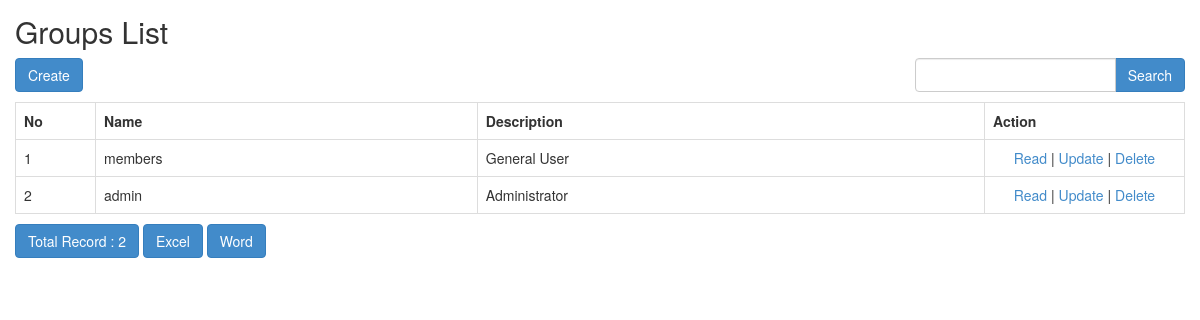
The page /index.php/groups on the database its author committed.
### tables this page shows
CREATE TABLE `groups` (
  `id` mediumint(8) UNSIGNED NOT NULL,
  `name` varchar(20) NOT NULL,
  `description` varchar(100) NOT NULL
);

### application/controllers/Groups.php (called while the page is built, shortened)
<?php
class Groups extends CI_Controller
{
    function __construct()
    {
        $this->load->model('Groups_model');
        $this->load->library('form_validation');
    }
    public function index()
    {
        $q = urldecode($this->input->get('q', TRUE));
        $start = intval($this->input->get('start'));
        if ($q <> '') {
            $config['base_url'] = base_url() . 'groups/index.html?q=' . urlencode($q);
            $config['first_url'] = base_url() . 'groups/index.html?q=' . urlencode($q);
        } else {
            $config['base_url'] = base_url() . 'groups/index.html';
            $config['first_url'] = base_url() . 'groups/index.html';
        }
        $config['per_page'] = 10;
        $config['page_query_string'] = TRUE;
        $config['total_rows'] = $this->Groups_model->total_rows($q);
        $groups = $this->Groups_model->get_limit_data($config['per_page'], $start, $q);
        $this->load->library('pagination');
        $this->pagination->initialize($config);
        $data = array(
            'groups_data' => $groups,
            'q' => $q,
            'pagination' => $this->pagination->create_links(),
            'total_rows' => $config['total_rows'],
            'start' => $start,
        );
        $this->load->view('groups/groups_list', $data);
    }
}

### index.php (called while the page is built, shortened)
<?php
require_once BASEPATH.'core/CodeIgniter.php';

### application/config/config.php (called while the page is built, shortened)
<?php
$config['base_url'] = ((isset($_SERVER['HTTPS']) && $_SERVER['HTTPS'] == "on") ? "https" : "http");
$config['base_url'] .= "://" . $_SERVER['HTTP_HOST'];
$config['base_url'] .= str_replace(basename($_SERVER['SCRIPT_NAME']), "", $_SERVER['SCRIPT_NAME']);
$config['index_page'] = '';
$config['uri_protocol']	= 'REQUEST_URI';
$config['url_suffix'] = '';
$config['language']	= 'english';
$config['charset'] = 'UTF-8';
$config['enable_hooks'] = FALSE;
$config['subclass_prefix'] = 'MY_';
$config['composer_autoload'] = FALSE;
$config['permitted_uri_chars'] = 'a-z 0-9~%.:_\-';
$config['enable_query_strings'] = FALSE;
$config['controller_trigger'] = 'c';
$config['function_trigger'] = 'm';
$config['directory_trigger'] = 'd';
$config['allow_get_array'] = TRUE;
$config['log_threshold'] = 0;
$config['log_path'] = '';
$config['log_file_extension'] = '';
$config['log_file_permissions'] = 0644;
$config['log_date_format'] = 'Y-m-d H:i:s';
$config['error_views_path'] = '';
$config['cache_path'] = '';
$config['cache_query_string'] = FALSE;
$config['encryption_key'] = 'generasicerdas2018';
$config['sess_driver'] = 'files';
$config['sess_cookie_name'] = 'ci_session';
$config['sess_expiration'] = 7200;
$config['sess_save_path'] = NULL;
$config['sess_match_ip'] = FALSE;
$config['sess_time_to_update'] = 300;
$config['sess_regenerate_destroy'] = FALSE;
$config['cookie_prefix']	= '';
$config['cookie_domain']	= '';
$config['cookie_path']		= '/';
$config['cookie_secure']	= FALSE;
$config['cookie_httponly'] 	= FALSE;
$config['standardize_newlines'] = FALSE;
$config['global_xss_filtering'] = FALSE;
$config['csrf_protection'] = FALSE;
$config['csrf_token_name'] = 'csrf_test_name';
$config['csrf_cookie_name'] = 'csrf_cookie_name';
$config['csrf_expire'] = 7200;
$config['csrf_regenerate'] = TRUE;
$config['csrf_exclude_uris'] = array();
$config['compress_output'] = FALSE;
$config['time_reference'] = 'local';
$config['rewrite_short_tags'] = FALSE;
$config['proxy_ips'] = '';

### application/config/development/config.php (called while the page is built, shortened)
<?php
$config['base_url'] = ((isset($_SERVER['HTTPS']) && $_SERVER['HTTPS'] == "on") ? "https" : "http");
$config['base_url'] .= "://" . $_SERVER['HTTP_HOST'];
$config['base_url'] .= str_replace(basename($_SERVER['SCRIPT_NAME']), "", $_SERVER['SCRIPT_NAME']);
$config['index_page'] = '';
$config['uri_protocol']	= 'REQUEST_URI';
$config['url_suffix'] = '';
$config['language']	= 'english';
$config['charset'] = 'UTF-8';
$config['enable_hooks'] = FALSE;
$config['subclass_prefix'] = 'MY_';

### application/models/Groups_model.php (called while the page is built, shortened)
<?php
class Groups_model extends CI_Model
{
    public $table = 'groups';
    public $id = 'id';
    public $order = 'DESC';
    function total_rows($q = NULL) {
        $this->db->like('id', $q);
	$this->db->or_like('name', $q);
	$this->db->or_like('description', $q);
	$this->db->from($this->table);
        return $this->db->count_all_results();
    }
    function get_limit_data($limit, $start = 0, $q = NULL) {
        $this->db->order_by($this->id, $this->order);
        $this->db->like('id', $q);
	$this->db->or_like('name', $q);
	$this->db->or_like('description', $q);
	$this->db->limit($limit, $start);
        return $this->db->get($this->table)->result();
    }
}

### application/views/groups/groups_list.php (the view, shortened to what this page needs)
<!doctype html>
<html>
    <head>
        <link rel="stylesheet" href="<?php echo base_url('assets/bootstrap/css/bootstrap.min.css') ?>"/>
    </head>
    <body>
        <h2 style="margin-top:0px">Groups List</h2>
        <div class="row" style="margin-bottom: 10px">
            <div class="col-md-4">
                <?php echo anchor(site_url('groups/create'),'Create', 'class="btn btn-primary"'); ?>
            </div>
            <div class="col-md-4 text-center">
            </div>
            <div class="col-md-1 text-right">
            </div>
            <div class="col-md-3 text-right">
                <form action="<?php echo site_url('groups/index'); ?>" class="form-inline" method="get">
                    <div class="input-group">
                        <input type="text" class="form-control" name="q" value="<?php echo $q; ?>">
                        <span class="input-group-btn">
                          <button class="btn btn-primary" type="submit">Search</button>
                        </span>
                    </div>
                </form>
            </div>
        </div>
        <table class="table table-bordered" style="margin-bottom: 10px">
            <tr>
                <th>No</th>
		<th>Name</th>
		<th>Description</th>
		<th>Action</th>
            </tr><?php
            foreach ($groups_data as $groups)
            {
                ?>
                <tr>
			<td width="80px"><?php echo ++$start ?></td>
			<td><?php echo $groups->name ?></td>
			<td><?php echo $groups->description ?></td>
			<td style="text-align:center" width="200px">
				<?php
				echo anchor(site_url('groups/read/'.$groups->id),'Read');
				echo ' | ';
				echo anchor(site_url('groups/update/'.$groups->id),'Update');
				echo ' | ';
				echo anchor(site_url('groups/delete/'.$groups->id),'Delete','onclick="javasciprt: return confirm(\'Are You Sure ?\')"');
				?>
			</td>
		</tr>
                <?php
            }
            ?>
        </table>
        <div class="row">
            <div class="col-md-6">
                <a href="#" class="btn btn-primary">Total Record : <?php echo $total_rows ?></a>
		<?php echo anchor(site_url('groups/excel'), 'Excel', 'class="btn btn-primary"'); ?>
		<?php echo anchor(site_url('groups/word'), 'Word', 'class="btn btn-primary"'); ?>
	    </div>
            <div class="col-md-6 text-right">
            </div>
        </div>
    </body>
</html>

### application/views/groups/groups_list.php (style rules this page uses)
body { padding: 15px; }

### rows shown on the page
groups: name "members", description "General User", id "Read", id "Update", id "Delete"
groups: name "admin", description "Administrator", id "Read", id "Update", id "Delete"

### other values the page prints
anchor(site_url('groups/create'),'Create', 'class="btn btn-primary"') "Create"
$total_rows "2"
anchor(site_url('groups/excel'), 'Excel', 'class="btn btn-primary"') "Excel"
anchor(site_url('groups/word'), 'Word', 'class="btn btn-primary"') "Word"
